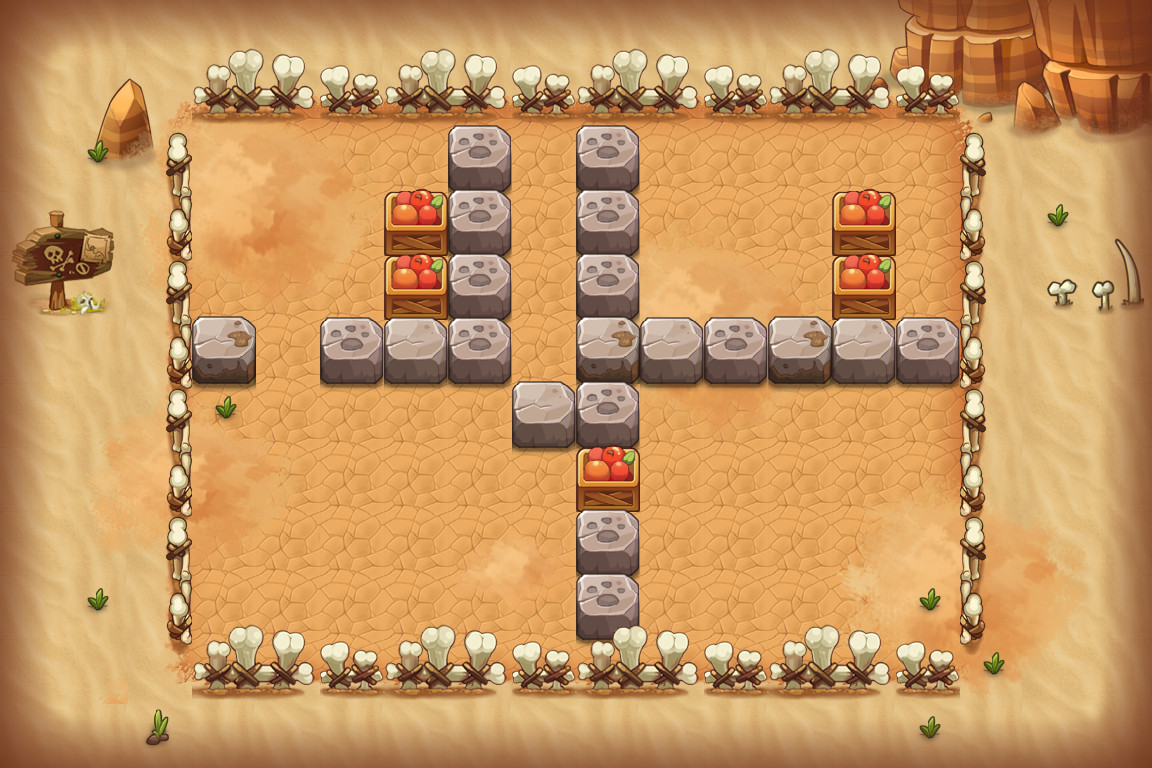

Rendered tile map (Tiled .tmx) drawn with the repository's tilesets; below, a short description and the map source with its tile grids summarised:
An orthogonal 18x12 tile map with 64x64 px tiles, 16 tile layers (PASS, 块层 2, 块层 16, 块层 4, ...) and 17 objects (11x TRAP, 3x dcq2, 2x BOMB, PLAYER).

<map version="1.0" orientation="orthogonal" width="18" height="12" tilewidth="64" tileheight="64">
 <properties>
  <property name="DESTRY1" value="255" />
  <property name="DESTRY2" value="314" />
  <property name="DESTRY3" value="149" />
  <property name="DESTRY4" value="177" />
  <property name="DESTRY_COUNT" value="4" />
  <property name="EXP" value="425" />
  <property name="ITEM" value="D011" />
  <property name="MONEY" value="638" />
 </properties>
 <tileset firstgid="1" name="hmpy" tilewidth="64" tileheight="64">
  <image source="hmpy-hd.png" width="1000" height="2048" />
 </tileset>
 <layer name="PASS" width="18" height="12">
  <data>[216 cells, 146 non-empty, 10 distinct tile ids]</data>
 </layer>
 <layer name="块层 2" width="18" height="12">
  <data>[216 cells, 148 non-empty, 33 distinct tile ids]</data>
 </layer>
 <layer name="块层 16" width="18" height="12">
  <data>[216 cells, 64 non-empty, 32 distinct tile ids]</data>
 </layer>
 <layer name="块层 4" width="18" height="12">
  <data>[216 cells, 51 non-empty, 27 distinct tile ids]</data>
 </layer>
 <layer name="块层 3" width="18" height="12">
  <data>[216 cells, 60 non-empty, 10 distinct tile ids]</data>
 </layer>
 <layer name="块层 5" width="18" height="12">
  <data>[216 cells, 25 non-empty, 4 distinct tile ids]</data>
 </layer>
 <layer name="SHELTER 9" width="18" height="12">
  <data>[216 cells, 12 non-empty, 3 distinct tile ids]</data>
 </layer>
 <layer name="SHELTER 8" width="18" height="12">
  <data>[216 cells, 1 non-empty, 1 distinct tile ids]</data>
 </layer>
 <layer name="SHELTER 7" width="18" height="12">
  <data>[216 cells, 1 non-empty, 1 distinct tile ids]</data>
 </layer>
 <layer name="SHELTER 6" width="18" height="12">
  <data>[216 cells, 1 non-empty, 1 distinct tile ids]</data>
 </layer>
 <layer name="SHELTER 5" width="18" height="12">
  <data>[216 cells, 2 non-empty, 2 distinct tile ids]</data>
 </layer>
 <layer name="SHELTER 4" width="18" height="12">
  <data>[216 cells, 10 non-empty, 3 distinct tile ids]</data>
 </layer>
 <layer name="SHELTER 3" width="18" height="12">
  <data>[216 cells, 4 non-empty, 2 distinct tile ids]</data>
 </layer>
 <layer name="SHELTER 2" width="18" height="12">
  <data>[216 cells, 4 non-empty, 2 distinct tile ids]</data>
 </layer>
 <layer name="SHELTER 1" width="18" height="12">
  <data>[216 cells, 2 non-empty, 1 distinct tile ids]</data>
 </layer>
 <objectgroup name="对象层 1" width="36" height="24">
  <object name="tnt1" type="BOMB" x="320" y="512" width="64" height="64">
   <properties>
    <property name="bomb_ani" value="tnt_bomb.bomb" />
    <property name="bomb_damage" value="9999" />
    <property name="bomb_power" value="1" />
   </properties>
  </object>
  <object name="tnt2" type="BOMB" x="768" y="448" width="64" height="64">
   <properties>
    <property name="bomb_ani" value="tnt_bomb.bomb" />
    <property name="bomb_damage" value="9999" />
    <property name="bomb_power" value="1" />
   </properties>
  </object>
  <object name="senser1" type="TRAP" x="384" y="128" width="64" height="64">
   <properties>
    <property name="trap_floor" value="true" />
    <property name="trap_script" value="trap_onTNTSenser(&quot;tnt1&quot;);" />
    <property name="trap_start_mode" value="0" />
   </properties>
  </object>
  <object name="senser2" type="TRAP" x="896" y="128" width="64" height="64">
   <properties>
    <property name="trap_floor" value="true" />
    <property name="trap_script" value="trap_onTNTSenser(&quot;tnt2&quot;);" />
    <property name="trap_start_mode" value="0" />
   </properties>
  </object>
  <object name="PLAYER" type="PLAYER" x="512" y="192" width="64" height="64" />
  <object name="zi_dan_up1" type="TRAP" x="320" y="256" width="64" height="64">
   <properties>
    <property name="trap_ani" value="fire_cat_up.actor" />
    <property name="trap_delay" value="2" />
    <property name="trap_id" value="0" />
    <property name="trap_script" value="trap(&quot;zi_dan_up1&quot;):setAtkPower(target(&quot;PLAYER&quot;):getHP()*0.1);trap(&quot;zi_dan_up1&quot;):turnUp(); trap(&quot;zi_dan_up1&quot;):getAI():getActions():addObject( AIUseSkill:create(   SkillLua:create(&quot;skill_0001&quot;)  )  );" />
    <property name="trap_start_mode" value="2" />
    <property name="trap_state" value="open" />
   </properties>
  </object>
  <object name="mp1" type="TRAP" x="192" y="256" width="64" height="64">
   <properties>
    <property name="trap_ani" value="mp.actor" />
    <property name="trap_floor" value="true" />
    <property name="trap_id" value="0" />
    <property name="trap_script" value="trap_moveto(&quot;PLAYER&quot;, &quot;mp1&quot;,target(&quot;mp2&quot;):getX(),target(&quot;mp2&quot;):getY() );" />
    <property name="trap_sound_id" value="1" />
    <property name="trap_start_mode" value="0" />
    <property name="trap_state" value="open" />
   </properties>
  </object>
  <object name="mp2" type="TRAP" x="512" y="128" width="64" height="64">
   <properties>
    <property name="trap_ani" value="mp.actor" />
    <property name="trap_floor" value="true" />
    <property name="trap_id" value="0" />
    <property name="trap_script" value="trap_moveto(&quot;PLAYER&quot;, &quot;mp2&quot;,target(&quot;mp1&quot;):getX(),target(&quot;mp1&quot;):getY() );" />
    <property name="trap_sound_id" value="1" />
    <property name="trap_start_mode" value="0" />
    <property name="trap_state" value="open" />
   </properties>
  </object>
  <object name="mp3" type="TRAP" x="512" y="320" width="64" height="64">
   <properties>
    <property name="trap_ani" value="mp.actor" />
    <property name="trap_floor" value="true" />
    <property name="trap_id" value="0" />
    <property name="trap_script" value="trap_moveto(&quot;PLAYER&quot;, &quot;mp3&quot;,target(&quot;mp4&quot;):getX(),target(&quot;mp4&quot;):getY() );" />
    <property name="trap_sound_id" value="1" />
    <property name="trap_start_mode" value="0" />
    <property name="trap_state" value="open" />
   </properties>
  </object>
  <object name="mp4" type="TRAP" x="896" y="256" width="64" height="64">
   <properties>
    <property name="trap_ani" value="mp.actor" />
    <property name="trap_floor" value="true" />
    <property name="trap_id" value="0" />
    <property name="trap_script" value="trap_moveto(&quot;PLAYER&quot;, &quot;mp4&quot;,target(&quot;mp3&quot;):getX(),target(&quot;mp3&quot;):getY() );" />
    <property name="trap_sound_id" value="1" />
    <property name="trap_start_mode" value="0" />
    <property name="trap_state" value="open" />
   </properties>
  </object>
  <object name="dcq2" x="704" y="576" width="64" height="64">
   <properties>
    <property name="lua_ai" value="monster_dcq_ai" />
    <property name="quality" value="dcq2.quality" />
   </properties>
  </object>
  <object name="dcq2" x="768" y="192" width="64" height="64">
   <properties>
    <property name="lua_ai" value="monster_dcq_ai" />
    <property name="quality" value="dcq2.quality" />
   </properties>
  </object>
  <object name="dcq2" x="448" y="448" width="64" height="64">
   <properties>
    <property name="lua_ai" value="monster_dcq_ai" />
    <property name="quality" value="dcq2.quality" />
   </properties>
  </object>
  <object name="block_control1" type="TRAP" x="192" y="128" width="64" height="64">
   <properties>
    <property name="trap_ani" value="switch.actor" />
    <property name="trap_floor" value="true" />
    <property name="trap_id" value="0" />
    <property name="trap_script" value="trap(&quot;block_control1&quot;):setOpened(false);trap(&quot;block1&quot;):setOpened(false)" />
    <property name="trap_sound_id" value="2" />
    <property name="trap_start_mode" value="0" />
    <property name="trap_state" value="open" />
   </properties>
  </object>
  </objectgroup>
 <layer name="块层 15" width="18" height="12">
  <data>[216 cells, 106 non-empty, 24 distinct tile ids]</data>
 </layer>
</map>
<!-- 3 of 17 objects omitted -->
